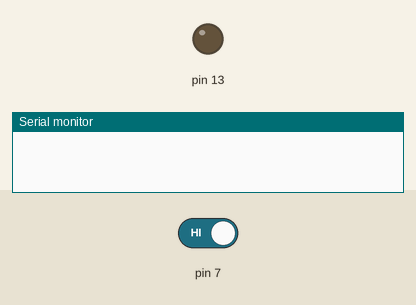
Bench run of a sketch on a simulated Arduino Uno, built with avr-gcc and run on an emulated ATmega328P. On the bench: output pins drawn as LEDs (lit = HIGH), the last lines printed to the serial monitor. Inputs (shaded band) come from the test bench; at power-on: pin 7 HIGH.

Above: at 1.2 s.
1.3 s: pin 7 driven LOW
At 1.7 s:
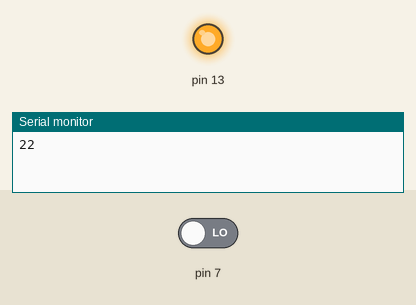
2.8 s: pin 7 driven HIGH
At 4.0 s:
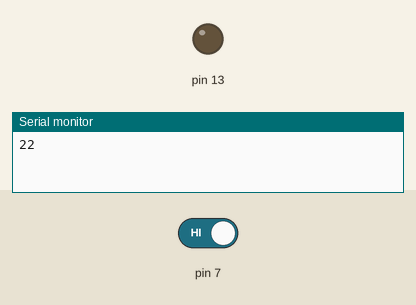
Timing chart, 0 to 5.8 s (numbered marks = the images above; inputs shaded):
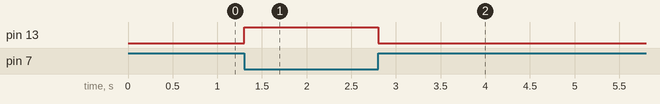

Measured:
- after the input at 1.3 s, pin 13: LOW → HIGH at once
- after the input at 2.8 s, pin 13: HIGH → LOW at once

The sketch:

IR_obstacle_counter-num.ino
```cpp
#include <ArduinoJson.h>

int count =0;
int state =0;
int constant = 21;

void setup() {
  pinMode(7,INPUT);
  Serial.begin(9600);
  pinMode(13,OUTPUT);
}
void loop() {

if(digitalRead(7)==0 & state==0)
{

  digitalWrite(13,HIGH);
  count++;
  Serial.println(count + constant);
  state=1;

  //DynamicJsonDocument doc(1024);
  //JsonObject root = doc.as<JsonObject>();
  //doc["counter"] = count;

  //serializeJson(doc,Serial);
  //Serial.println();
  }

 else if(digitalRead(7)!=0){
    digitalWrite(13,LOW);
    state = 0;
    }
//Serial.println();
delay(100);
}
```
